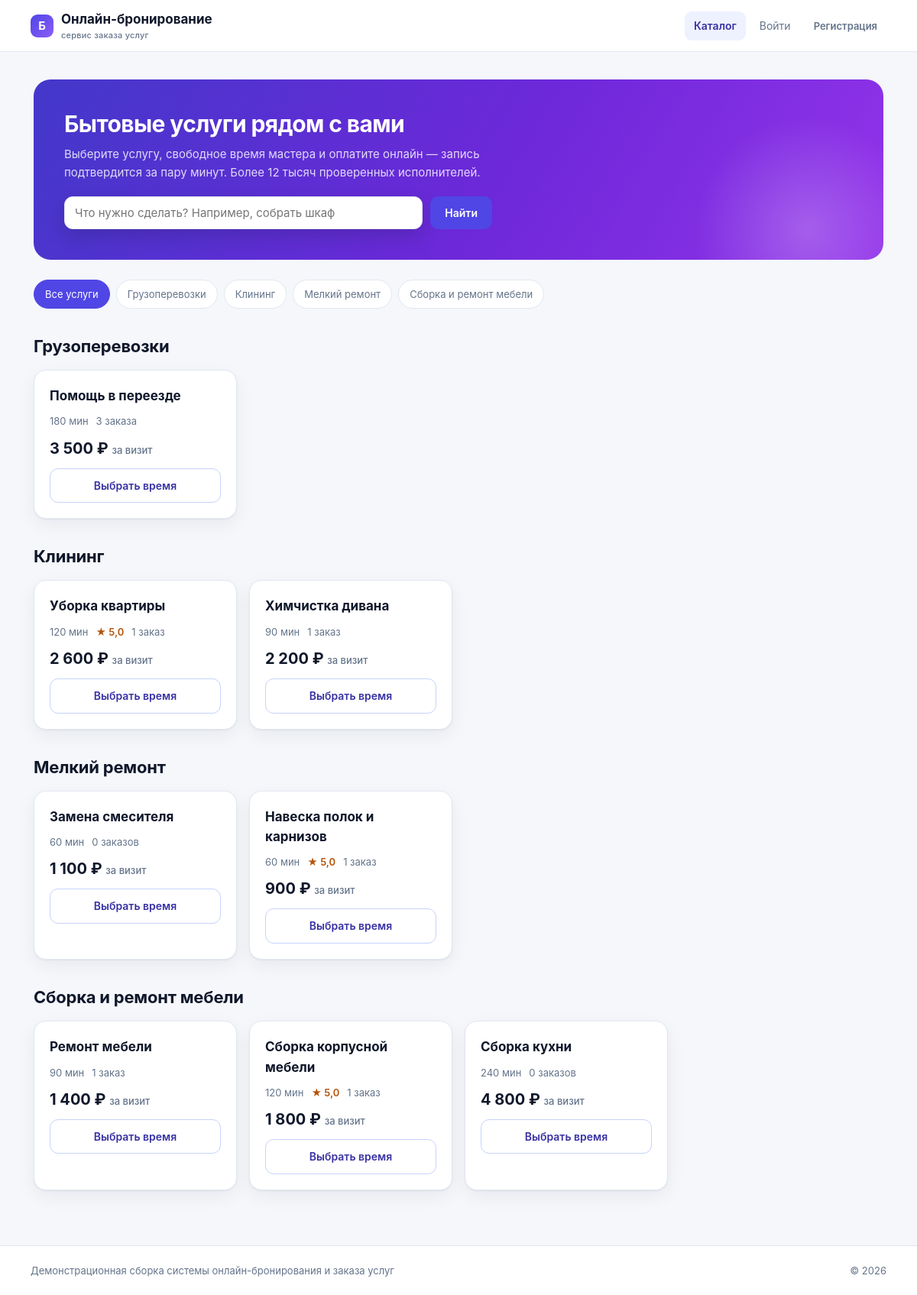
The page / on the database its author committed.
### apps/catalog/models.py (models this page shows, shortened)
class Service(models.Model):
    name = models.CharField("Наименование", max_length=150)
    category = models.CharField("Категория", max_length=60)
    duration_min = models.PositiveSmallIntegerField("Длительность, мин", default=60)
    base_price = models.DecimalField("Базовая цена", max_digits=10, decimal_places=2)
    active = models.BooleanField("Доступна к заказу", default=True)
    class Meta:
        db_table = "services"
        ordering = ("category", "name")
        verbose_name = "Услуга"
        verbose_name_plural = "Услуги"

### apps/catalog/views.py (the view)
# urls.py: path("", views.home, name="home"),
def home(request):
    query = request.GET.get("q", "").strip()
    active_category = request.GET.get("category", "").strip()
    services = _rated_services()
    if query:
        services = services.filter(name__icontains=query)
    if active_category:
        services = services.filter(category=active_category)
    grouped = {}
    for service in services.order_by("category", "name"):
        grouped.setdefault(service.category, []).append(service)
    categories = (Service.objects.filter(active=True)
                  .values_list("category", flat=True).distinct().order_by("category"))
    return render(request, "catalog/home.html", {
        "grouped": grouped,
        "categories": categories,
        "query": query,
        "active_category": active_category,
        "today": date.today(),
    })

### apps/catalog/templatetags/formatting.py (called while the page is built)
@register.filter
def money(value):
    try:
        number = int(Decimal(str(value)).quantize(Decimal("1"), rounding=ROUND_HALF_UP))
    except (InvalidOperation, TypeError, ValueError):
        return value
    return f"{number:,}".replace(",", " ")

@register.filter
def rub(value):
    return f"{money(value)} ₽"

@register.filter
def plural_ru(value, forms):
    try:
        number = abs(int(value))
    except (TypeError, ValueError):
        return forms
    one, few, many = [item.strip() for item in forms.split(",")]
    if number % 10 == 1 and number % 100 != 11:
        word = one
    elif 2 <= number % 10 <= 4 and not 12 <= number % 100 <= 14:
        word = few
    else:
        word = many
    return f"{number} {word}"

### apps/catalog/views.py (called while the page is built)
def _rated_services():
    ratings = (OrderItem.objects
               .filter(service=OuterRef("pk"), order__review__isnull=False)
               .values("service")
               .annotate(value=Avg("order__review__rating"))
               .values("value"))
    return (Service.objects.filter(active=True)
            .annotate(avg_rating=Subquery(ratings), orders_count=Count("orderitem")))

### templates/catalog/home.html (shortened to what this page needs)
{% extends "base.html" %}
{% load formatting %}
{% block content %}
<section class="hero">
  <h1>Бытовые услуги рядом с вами</h1>
  <p>Выберите услугу, свободное время мастера и оплатите онлайн — запись подтвердится
    за пару минут. Более 12 тысяч проверенных исполнителей.</p>
  <form class="search" method="get">
    <input type="text" name="q" value="{{ query }}" placeholder="Что нужно сделать? Например, собрать шкаф"
           aria-label="Поиск услуги">
    <button class="btn" type="submit">Найти</button>
  </form>
</section>
<div class="chips">
  <a class="chip {% if not active_category %}active{% endif %}" href="/">Все услуги</a>
  {% for category in categories %}
    <a class="chip {% if category == active_category %}active{% endif %}"
       href="?category={{ category|urlencode }}{% if query %}&q={{ query|urlencode }}{% endif %}">
      {{ category }}</a>
  {% endfor %}
</div>
{% for category, services in grouped.items %}
  <h2>{{ category }}</h2>
  <div class="grid">
    {% for service in services %}
      <article class="card service-card">
        <h3>{{ service.name }}</h3>
        <div class="service-meta">
          <span>{{ service.duration_min }} мин</span>
          {% if service.avg_rating %}<span class="rating">★ {{ service.avg_rating|floatformat:1 }}</span>{% endif %}
          <span>{{ service.orders_count|plural_ru:"заказ,заказа,заказов" }}</span>
        </div>
        <div class="price">{{ service.base_price|rub }} <small>за визит</small></div>
        <a class="btn secondary" href="{% url 'service_detail' service.id %}">Выбрать время</a>
      </article>
    {% endfor %}
  </div>
{% empty %}
  <div class="empty">
    <b>Ничего не найдено</b>
    Попробуйте изменить запрос или выбрать другую категорию.
  </div>
{% endfor %}
{% endblock %}

### templates/base.html (shortened to what this page needs)
{% load static %}
<!DOCTYPE html>
<html lang="ru">
<head>
  <link rel="stylesheet" href="{% static 'css/app.css' %}">
</head>
<body>
<header class="topbar">
  <a class="brand" href="/">
    <span class="brand-mark">Б</span>
    <span>Онлайн-бронирование<small>сервис заказа услуг</small></span>
  </a>
  <nav class="menu">
    <a href="/" class="{% if request.path == '/' %}active{% endif %}">Каталог</a>
    {% if user.is_authenticated %}
      {% if user.is_staff %}
        <a href="/operator/" class="{% if request.path == '/operator/' %}active{% endif %}">Календарь</a>
        <a href="/operator/orders/" class="{% if '/operator/orders' in request.path %}active{% endif %}">Заказы</a>
        <a href="/operator/slots/">Слоты</a>
        <a href="/operator/report/">Отчёты</a>
        <a href="/operator/tariffs/">Тарифы</a>
        <a href="/operator/claim/">Новая заявка</a>
      {% else %}
        <a href="/account/" class="{% if '/account' in request.path %}active{% endif %}">Мои заказы</a>
        <a href="/account/notifications/">Уведомления</a>
      {% endif %}
      <span class="user">{{ user.get_username }}</span>
      <form method="post" action="/accounts/logout/" class="inline">{% csrf_token %}
        <button class="link" type="submit">Выйти</button>
      </form>
    {% else %}
      <a href="/accounts/login/" class="{% if '/login' in request.path %}active{% endif %}">Войти</a>
      <a class="btn small" href="/accounts/register/">Регистрация</a>
    {% endif %}
  </nav>
</header>
<main class="page">
  {% block content %}{% endblock %}
</main>
<footer class="footer">
  <span>Демонстрационная сборка системы онлайн-бронирования и заказа услуг</span>
  <span>© 2026</span>
</footer>
</body>
</html>

### rows shown on the page
Service: category "Грузоперевозки", name "Помощь в переезде", duration_min "180", orders_count|plural_ru "3 заказа", base_price|rub "3 500 ₽"
Service: category "Клининг", name "Уборка квартиры", duration_min "120", avg_rating "5,0", orders_count|plural_ru "1 заказ", base_price|rub "2 600 ₽"
Service: name "Химчистка дивана", duration_min "90", orders_count|plural_ru "1 заказ", base_price|rub "2 200 ₽"
Service: category "Мелкий ремонт", name "Замена смесителя", duration_min "60", orders_count|plural_ru "0 заказов", base_price|rub "1 100 ₽"
Service: name "Навеска полок и карнизов", duration_min "60", avg_rating "5,0", orders_count|plural_ru "1 заказ", base_price|rub "900 ₽"
Service: category "Сборка и ремонт мебели", name "Ремонт мебели", duration_min "90", orders_count|plural_ru "1 заказ", base_price|rub "1 400 ₽"
Service: name "Сборка корпусной мебели", duration_min "120", avg_rating "5,0", orders_count|plural_ru "1 заказ", base_price|rub "1 800 ₽"
Service: name "Сборка кухни", duration_min "240", orders_count|plural_ru "0 заказов", base_price|rub "4 800 ₽"

### other values the page prints
{{ category }} "Грузоперевозки" "Клининг" "Мелкий ремонт" "Сборка и ремонт мебели"
